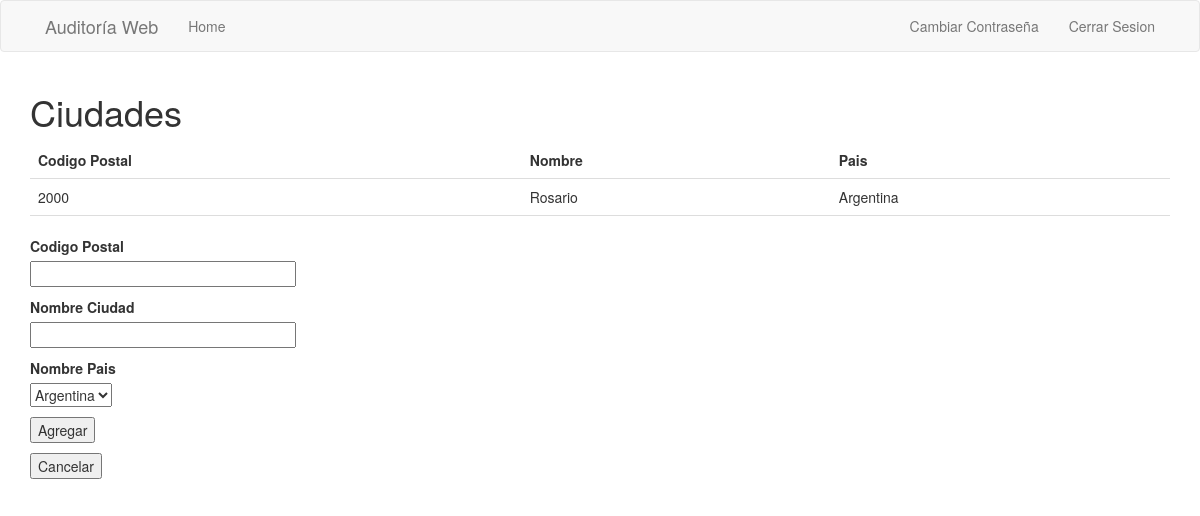
Before: /cities (signed in) with the older database file.
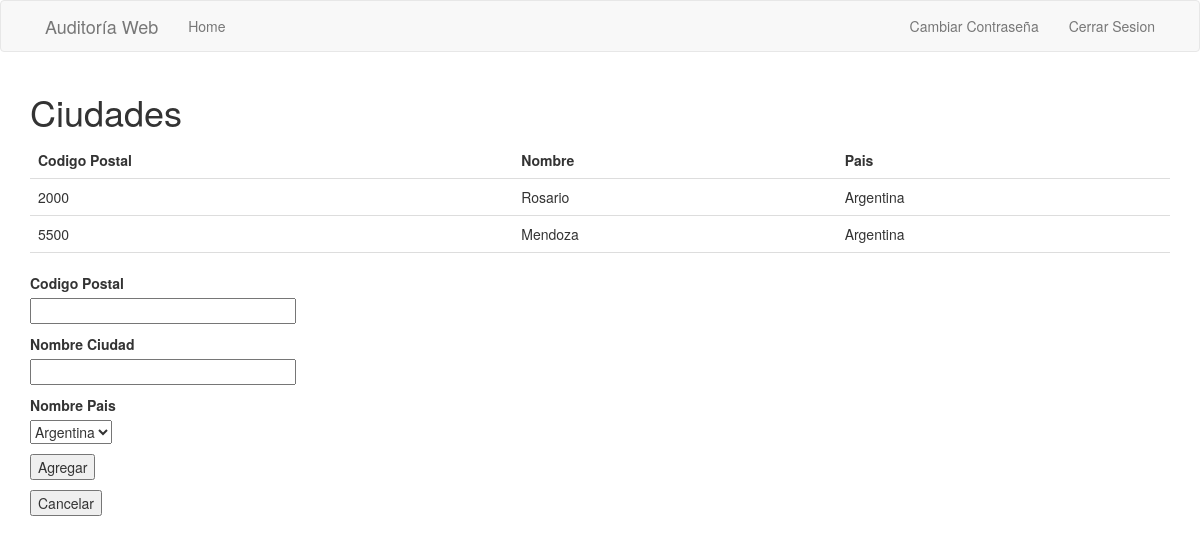
After: the same page with the newer database file.
### app/models.py (models this page shows, shortened)
class City(UserMixin, db.Model):
    id = db.Column(db.Integer, primary_key=True)
    zip_code = db.Column(db.Integer, index=True, unique=True)
    city_name = db.Column(db.String(64), index=True)
    country_id = db.Column(db.Integer, db.ForeignKey("country.id"))
    office = db.relationship("Office", backref="city", lazy="dynamic")

class Country(UserMixin, db.Model):
    id = db.Column(db.Integer, primary_key=True)
    country_name = db.Column(db.String(64), index=True, unique=True)
    city = db.relationship("City", backref="country", lazy="dynamic")

### app/routes.py (the view)
@app.route("/cities", methods=["GET", "POST"])
@login_required
def cities():
    form = AddCityForm()
    form.country_name.choices = [
        (country.id, country.country_name) for country in Country.query.all()
    ]
    cities = City.query.all()
    if form.validate_on_submit():
        city_country = Country.query.filter_by(id=form.country_name.data).first()
        city = City(zip_code=form.zip_code.data, city_name=form.city_name.data)
        city.country = city_country
        db.session.add(city)
        db.session.commit()
    if form.cancel.data:
        return render_template("admin_page.html")
    return render_template("cities.html", form=form, cities=cities)

### app/forms.py
class AddCityForm(FlaskForm):
    zip_code = StringField("Codigo Postal", validators=[DataRequired()])
    city_name = StringField("Nombre Ciudad", validators=[DataRequired()])
    country_name = SelectField(
        "Nombre Pais", coerce=int, choices=[], validators=[DataRequired()]
    )
    submit = SubmitField("Agregar")
    cancel = SubmitField("Cancelar")

### app/models.py (called while the page is built)
@login.user_loader
def load_user(id):
    return User.query.get(int(id))

### app/templates/cities.html (shortened to what this page needs)
{% extends "base.html" %}
{% block app_content %}
<head>
</head>
<h1>Ciudades</h1>
<table style="width:100%">
    <tr>
        <th>Codigo Postal</th>
        <th>Nombre</th>
        <th>Pais</th>
    </tr>
    <tbody>
        {% for city in cities %}
        <tr>
            <td title="{{ city.zip_code }}">{{ city.zip_code }}</td>
            <td title="{{ city.city_name }}">{{ city.city_name }}</td>
            <td title="{{ city.country.country_name }}">{{ city.country.country_name }}</td>
        </tr>
        {% endfor %}
    </tbody>
</table>
<br>
<form action="" method="POST" novalidate>
    <p>
        {{ form.zip_code.label }}<br>
        {{ form.zip_code(size=32) }}<br>
    </p>
    <p>
        {{ form.city_name.label }}<br>
        {{ form.city_name(size=32) }}<br>
    </p>
    <p>
        {{ form.country_name.label }}<br>
        {{ form.country_name }}<br>
    </p>
    <p>{{ form.submit() }}</p>
    <p>{{ form.cancel() }}</p>
</form>
{% endblock %}

### app/templates/base.html (shortened to what this page needs)
{% extends 'bootstrap/base.html' %}
{% block navbar %}
  <nav class="navbar navbar-default">
    <div>
      <div class="container">
        <div class="navbar-header">
            <a class="navbar-brand" href="{{ url_for('index') }}">Auditoría Web</a>
        </div>
        <div class="collapse navbar-collapse" id="bs-example-navbar-collapse-1">
            <ul class="nav navbar-nav">
                <li><a href="{{ url_for('index') }}">Home</a></li>
            </ul>
            <ul class="nav navbar-nav navbar-right">
              {%if current_user.is_anonymous %}
                <li><a href="{{ url_for('login') }}">Iniciar Sesion</a></li>
              {% else %}
                <li><a href="{{ url_for('change') }}">Cambiar Contraseña</a></li>
                <li><a href="{{ url_for('logout') }}">Cerrar Sesion</a></li>
              {% endif %}
            </ul>
        </div>
    </div>
    </div>
  </nav>
{% endblock %}
{% block content %}
<div class="container">
  {% block app_content %}{% endblock %}
</div>
{% endblock %}

### app/templates/cities.html (style rules this page uses)
table { border-collapse: collapse; width: 100%; }
th, td { padding: 8px; text-align: left; border-bottom: 1px solid #ddd; }

Changed rows visible on the page:
added City: zip_code "5500", city_name "Mendoza", country.country_name "Argentina"
